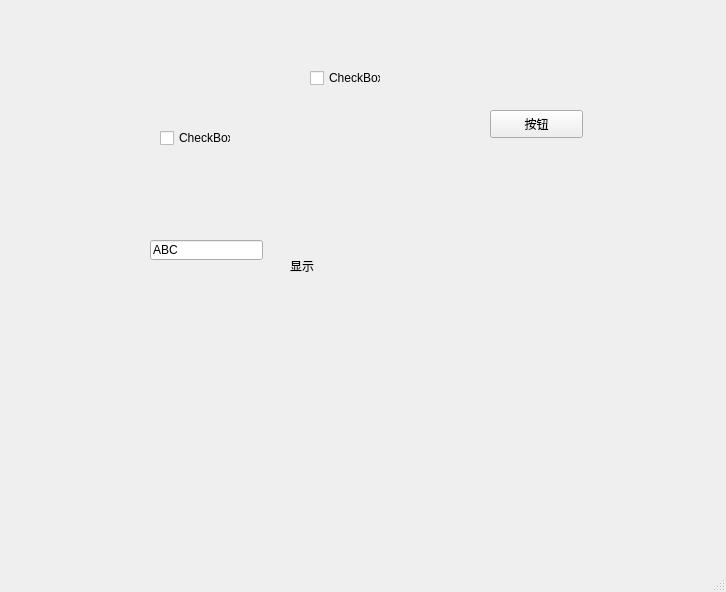
<?xml version="1.0" encoding="UTF-8"?>
<ui version="4.0">
 <class>MainWindow</class>
 <widget class="QMainWindow" name="MainWindow">
  <property name="geometry">
   <rect>
    <x>0</x>
    <y>0</y>
    <width>726</width>
    <height>592</height>
   </rect>
  </property>
  <property name="windowTitle">
   <string>MainWindow</string>
  </property>
  <widget class="QWidget" name="centralwidget">
   <widget class="QPushButton" name="pushButton">
    <property name="geometry">
     <rect>
      <x>490</x>
      <y>110</y>
      <width>93</width>
      <height>28</height>
     </rect>
    </property>
    <property name="text">
     <string>按钮</string>
    </property>
   </widget>
   <widget class="QCheckBox" name="CB01">
    <property name="geometry">
     <rect>
      <x>160</x>
      <y>130</y>
      <width>71</width>
      <height>16</height>
     </rect>
    </property>
    <property name="text">
     <string>CheckBox</string>
    </property>
   </widget>
   <widget class="QLabel" name="label">
    <property name="geometry">
     <rect>
      <x>290</x>
      <y>260</y>
      <width>54</width>
      <height>12</height>
     </rect>
    </property>
    <property name="text">
     <string>显示</string>
    </property>
   </widget>
   <widget class="QLineEdit" name="lineEdit">
    <property name="geometry">
     <rect>
      <x>150</x>
      <y>240</y>
      <width>113</width>
      <height>20</height>
     </rect>
    </property>
    <property name="text">
     <string>ABC</string>
    </property>
   </widget>
   <widget class="QCheckBox" name="CB02">
    <property name="geometry">
     <rect>
      <x>310</x>
      <y>70</y>
      <width>71</width>
      <height>16</height>
     </rect>
    </property>
    <property name="text">
     <string>CheckBox</string>
    </property>
   </widget>
  </widget>
  <widget class="QMenuBar" name="menubar">
   <property name="geometry">
    <rect>
     <x>0</x>
     <y>0</y>
     <width>726</width>
     <height>23</height>
    </rect>
   </property>
  </widget>
  <widget class="QStatusBar" name="statusbar"/>
 </widget>
 <resources/>
 <connections/>
</ui>
